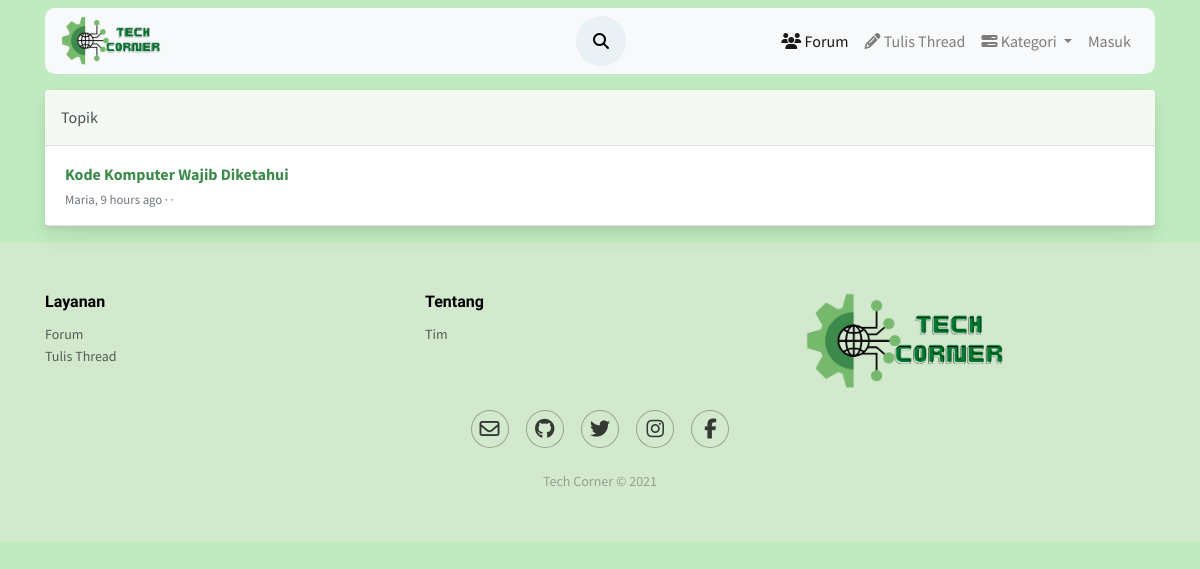
/forum/action.php?keywords=Kode Komputer Wajib Diketahui, run on an earlier commit of the app's database.
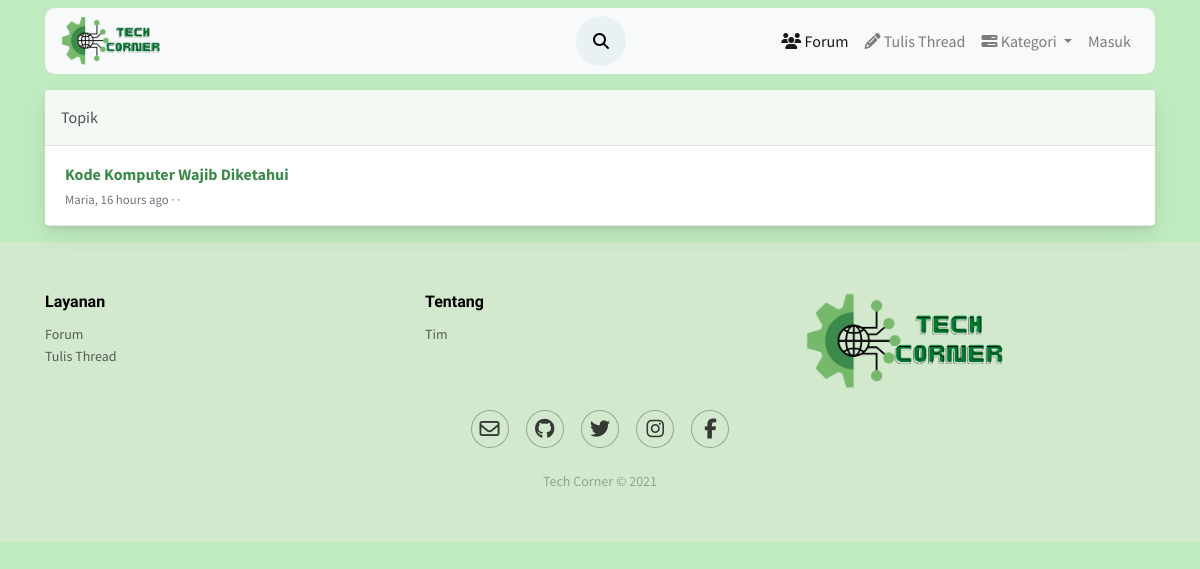
And on a later commit of the database.
### tables this page shows
CREATE TABLE `posting` (
  `id_thread` int(50) NOT NULL,
  `user_id` int(50) NOT NULL,
  `judul` varchar(200) NOT NULL,
  `konten` text NOT NULL,
  `kategori` varchar(50) NOT NULL,
  `thumb` varchar(50) NOT NULL,
  `tanggal_posting` timestamp NOT NULL DEFAULT current_timestamp(),
  `diubah` varchar(20) DEFAULT NULL
);

### forum/funct/function.php (called while the page is built, shortened)
<?php
function query($query)
{
    global $conn;
    $result=mysqli_query($conn,$query);
    $rows=[];
    while($row= mysqli_fetch_assoc($result))
    {
        $rows[]=$row;
    }
    return $rows;
}
function users($id_user)
{
     $query="SELECT * FROM users WHERE
        id_user ='$id_user';";
     return query($query);
}
function times( $time )
{
    $time_difference = time() - $time;
    $condition = array( 12 * 30 * 24 * 60 * 60 =>  'year',
                30 * 24 * 60 * 60       =>  'month',
                24 * 60 * 60            =>  'day',
                60 * 60                 =>  'hour',
                60                      =>  'minute',
                1                       =>  'second'
    );
    foreach( $condition as $secs => $str )
    {
        $d = $time_difference / $secs;
        if( $d >= 1 )
        {
            $t = round( $d );
            return  $t . ' ' . $str . ( $t > 1 ? 's' : '' ) . ' ago';
        }
    }
}
?>

### forum/action.php (the view, shortened to what this page needs)
<?php include('layout/header.php'); ?>
<link rel="stylesheet" href="assets/css/forum.css">
<?php include('layout/navbar.php'); ?>
<?php include('funct/function.php'); ?>
<div class="forum">
  <div class="container align-self-center">
    <div class="card mb-3 mt-3">
      <div class="card-header pl-0 pr-0">
        <div class="row no-gutters w-100 align-items-center">
          <div class="col ml-3">Topik</div>
        </div>
      </div>
      <?php
        $keywords = $_GET['keywords'];
        $query = "SELECT * FROM posting WHERE judul LIKE '%$keywords%' OR konten LIKE '%$keywords%'";
        $result = mysqli_query($conn, $query);
        if(mysqli_num_rows($result) > 0) {
          while ($rows = $result->fetch_assoc()) {
      ?>
      <?php foreach ($res = users($rows['user_id']) as $user) : ?>
        <div class="card-body py-3">
            <div class="row no-gutters align-items-center">
                <div class="col"> <a href="view.php?thread=<?= $rows['id_thread']; ?>" class="text-big" data-abc="true"><?= $rows['judul']; ?></a>
                    <div class="text-muted small mt-1"> <?= $user['username'] ?>, <?= times(strtotime($rows['tanggal_posting'])) ?> ·&nbsp;·&nbsp; <a href="javascript:void(0)" class="text-muted" data-abc="true"></a></div>
                </div>
            </div>
        </div>
        <hr class="m-0">
      <?php endforeach; ?>
      <?php }
      } ?>
    </div>
  </div>
</div>
<?php include('layout/footer.php'); ?>

What changed in the data, as far as the page shows it:
changed posting "Kode Komputer Wajib Diketahui": tanggal_posting "9 hours ago" → "16 hours ago"
